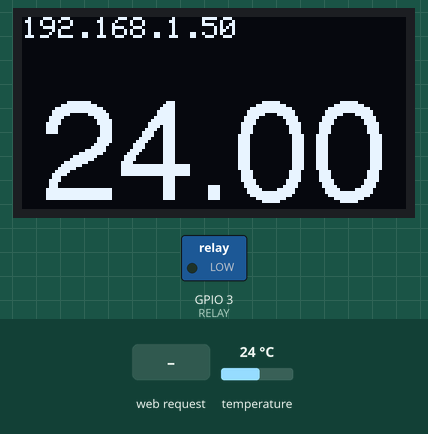
Simulated run of this sketch. Board: ESP8266 (NodeMCU). On the bench: 128×64 one-colour display, switched loads named in the sketch (green lamp = pin HIGH). The test bench sets the inputs (shaded band); at power-on: temperature 24 °C. WiFi joins after 1.5 s; servers stay silent unless stated; what the sketch prints to the serial monitor is not drawn.

Above: at 2.9 s.
3.0 s: HTTP request GET / received
At 3.9 s:
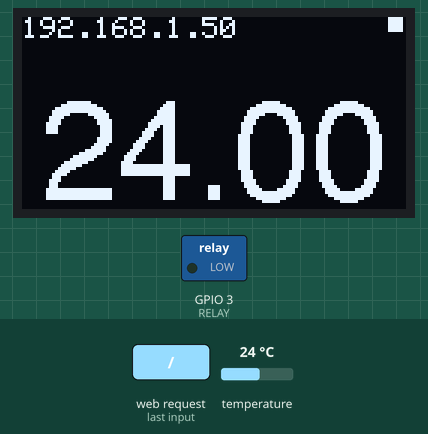
5.8 s: temperature set to 29.2 °C
At 7.5 s:
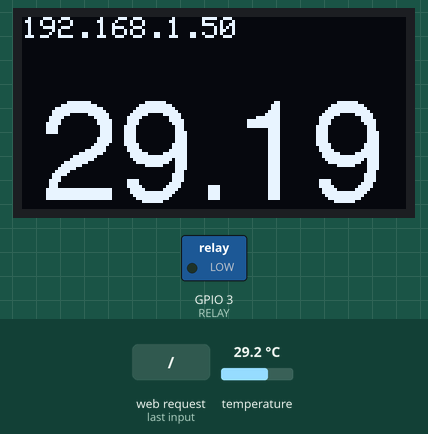
7.8 s: temperature set to 30.7 °C
At 9.2 s:
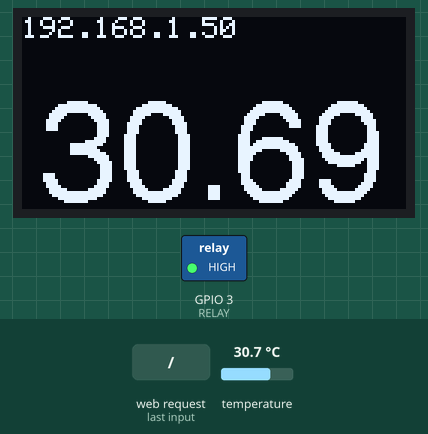
9.8 s: HTTP request GET /temp received
At 11.1 s:
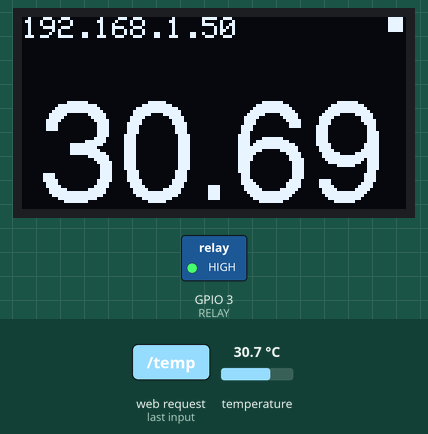
12.8 s: temperature set to 25.4 °C
At 14.1 s:
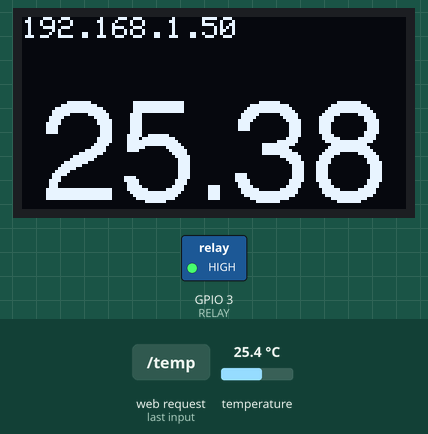
14.8 s: temperature set to 24.2 °C
At 15.7 s:
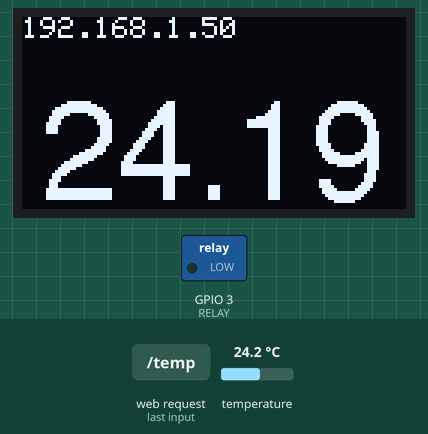
Timing chart, 0 to 17.8 s (numbered marks = the images above; inputs shaded):
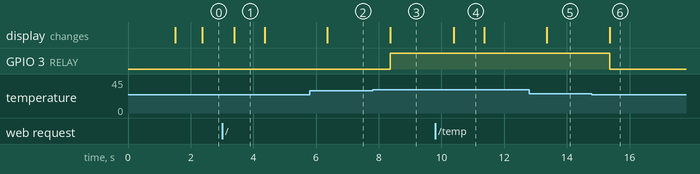

Measured:
- the behaviour switches between 30 and 30.1 °C on temperature (found by bisection; images 2 and 3)
- the behaviour switches between 25 and 24.9 °C on temperature (found by bisection; images 5 and 6)
- after the input at 3.0 s, the display: changes after 0.39 s (image 1)
- after the input at 5.8 s, the display: changes after 0.56 s (image 2)
- after the input at 7.8 s, GPIO 3 (RELAY): LOW → HIGH after 0.56 s; the display: first differs from a run without the input after 0.56 s (image 3)
- after the input at 9.8 s, the display: changes after 0.59 s (image 4)
- after the input at 12.8 s, the display: changes after 0.56 s (image 5)
- after the input at 14.8 s, GPIO 3 (RELAY): HIGH → LOW after 0.56 s; the display: first differs from a run without the input after 0.56 s (image 6)

The sketch:

esp8266-temp-oled-webserver.ino
```cpp
#include "ESP8266WiFi.h"

#include <Wire.h>
#include <Adafruit_GFX.h>
#include <Adafruit_SSD1306.h>
#include <ESP8266WebServer.h>
#include <Fonts/FreeSans24pt7b.h>
#include <OneWire.h>
#include <DallasTemperature.h>

#define ONE_WIRE_BUS 5 //PIN ZA TERMOMETAR DATA
#define OLED_SDA 13 //MOSI SDA PIN ZA OLED
#define OLED_SCL 14 //CLK SCL PIN ZA OLED
#define OLED_DC 2 //DC HARDWARE SPI, NE SPAJA SE
#define OLED_CS 12 //CS HARDWARE SPI, NE SPAJA SE
#define OLED_RESET 0 //RES
#define RELAY 3 //PIN ZA RELEJ

const char* ssid = ""; //NAZIV WIFI MREŽE
const char* password = ""; //LOZINKA ZA WIFI
const long pollTempInterval = 1000; //INTERVAL CITANJA SENZORA TEMPERATURE
String displayedTempC = "n/a"; //PLACEHOLDER ZA PODATAK SA TERMOMETRA
float temp; //PLACEHOLDER ZA DECIMALNI OBLIK PODATKA SA TERMOMETRA
unsigned long previousMillis;
const char* PARAM_INPUT_1 = "setpoint1"; //PLACEHOLDER ZA URL QUERY PARAMETAR
const char* PARAM_INPUT_2 = "setpoint2"; //PLACEHOLDER ZA URL QUERY PARAMETAR

// KONSTRUKTOR ZA OLED EKRAN
Adafruit_SSD1306 display(OLED_SDA,OLED_SCL, OLED_DC, OLED_RESET, OLED_CS);
// KONSTRUKTOR ZA TERMOMETAR
OneWire oneWire(ONE_WIRE_BUS);
DallasTemperature sensors(&oneWire);
// KONSTRUKTOR ZA HTTP SERVER
ESP8266WebServer server(80);

// SPAJANJE NA WIFI I PRIKAZ IP ADRESE
void setupWiFi(){
  Serial.println("WIFI SPAJANJE ");
  WiFi.begin(ssid, password);
  while (WiFi.status() != WL_CONNECTED) {
    delay(500);
    Serial.print(".");
  }
  Serial.println("");
  Serial.println("WIFI SPOJEN ");
  Serial.println(WiFi.localIP());
}
// SOFTWARE STOPERICA
bool updateInterval(){
  unsigned long currentMillis = millis();
  if (currentMillis - previousMillis >= pollTempInterval) {
    previousMillis = currentMillis;
    return true;
  }else{
    return false;
  }
}
// ODGOVOR NA HTTP / ZAHTJEV
void handleRoot() {
  display.fillRect(122, 0, 5, 5, 1);
  display.display();
  server.send(200, "text/plain", "Temperatura: " + displayedTempC + (char)176 + "C");
}
// ODGOVOR NA HTTP /temp ZAHTJEV
void handleNumberOnly() {
  display.fillRect(122, 0, 5, 5, 1);
  display.display();
  server.send(200, "text/plain", displayedTempC);
}
// 404 ODGOVOR
void handleNotFound(){
  String message = "File Not Found\n\n";
  message += "URI: ";
  message += server.uri();
  message += "\nMethod: ";
  message += (server.method() == HTTP_GET)?"GET":"POST";
  message += "\nArguments: ";
  message += server.args();
  message += "\n";
  for (uint8_t i=0; i<server.args(); i++){
    message += " " + server.argName(i) + ": " + server.arg(i) + "\n";
  }
  server.send(404, "text/plain", message);
}
// PARAMETRIRANJE ISPISA NA EKRANU
void setupDisplay(){
  display.begin(SSD1306_SWITCHCAPVCC);
  display.clearDisplay();
  display.setTextSize(1);
  display.setTextColor(1);
  display.setFont(&FreeSans24pt7b);
  display.display();
}
// PARAMETRIRANJE ARDUINA ( POKRETANJE )
void setup() {
  Serial.begin(115200);
  setupWiFi();
  setupDisplay();
  sensors.begin();
  Serial.println("SENZOR POKRENUT");
  server.on("/", handleRoot);
  server.on("/temp", handleNumberOnly);
  server.onNotFound(handleNotFound);
  server.begin();
  Serial.println("HTTP SERVER POKRENUT");
  pinMode(RELAY, OUTPUT); //definiranje relej pina kao izlaz
  Serial.println("RELEJ DEFINIRAN");
}
// PRIKAZ IP ADRESE NA EKRANU
void displayIP(){
  display.setFont();
  display.setCursor(0,0);
  display.print(WiFi.localIP());
}
// PRIKAZ TEMPERATURE NA EKRANU
void displayTemp(String celsius){
  display.clearDisplay();
  displayIP();
  display.setFont(&FreeSans24pt7b);
  display.setCursor(6,60);
  display.print(celsius);
  display.display();
}
// KONSTANTNA PETLJA ( NORMALNI RAD )
void loop() {
  server.handleClient();
  if(updateInterval()){
    sensors.requestTemperatures();
    displayedTempC = sensors.getTempCByIndex(0);
    temp = displayedTempC.toFloat() ;
    displayTemp(displayedTempC);
    if ( temp > 30 ){
    // napraviti dinamičku izmjenu pomoću url query parametara
    digitalWrite( RELAY, HIGH);
    }
    if ( temp < 25 ){
    // napraviti dinamičku izmjenu pomoću url query parametara
    digitalWrite( RELAY, LOW);
    }
    // dodati još 2 setpointa
  }
}
```
